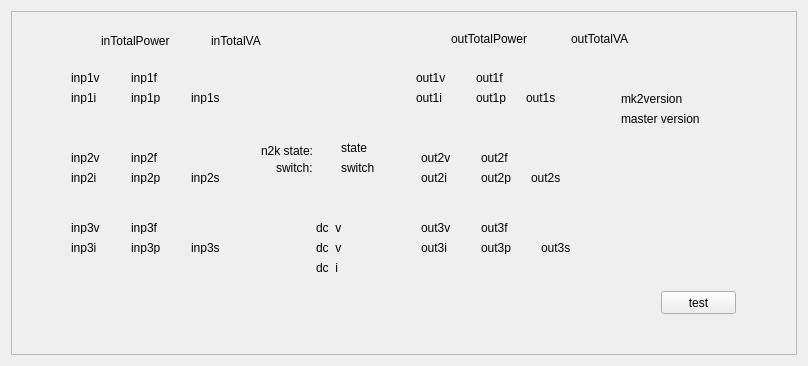
<?xml version="1.0" encoding="UTF-8"?>
<ui version="4.0">
 <class>VebusWnd</class>
 <widget class="QWidget" name="VebusWnd">
  <property name="geometry">
   <rect>
    <x>0</x>
    <y>0</y>
    <width>808</width>
    <height>366</height>
   </rect>
  </property>
  <property name="sizePolicy">
   <sizepolicy hsizetype="Fixed" vsizetype="Preferred">
    <horstretch>0</horstretch>
    <verstretch>0</verstretch>
   </sizepolicy>
  </property>
  <property name="minimumSize">
   <size>
    <width>600</width>
    <height>0</height>
   </size>
  </property>
  <property name="windowTitle">
   <string>Form</string>
  </property>
  <layout class="QVBoxLayout" name="verticalLayout">
   <item>
    <widget class="QFrame" name="frame">
     <property name="sizePolicy">
      <sizepolicy hsizetype="Preferred" vsizetype="Preferred">
       <horstretch>0</horstretch>
       <verstretch>0</verstretch>
      </sizepolicy>
     </property>
     <property name="minimumSize">
      <size>
       <width>0</width>
       <height>0</height>
      </size>
     </property>
     <property name="styleSheet">
      <string notr="true"/>
     </property>
     <property name="frameShape">
      <enum>QFrame::StyledPanel</enum>
     </property>
     <property name="frameShadow">
      <enum>QFrame::Raised</enum>
     </property>
     <widget class="VLabel" name="label_16">
      <property name="geometry">
       <rect>
        <x>405</x>
        <y>60</y>
        <width>55</width>
        <height>13</height>
       </rect>
      </property>
      <property name="text">
       <string>out1v</string>
      </property>
      <property name="busid" stdset="0">
       <string>/Ac/Out/L1/V</string>
      </property>
     </widget>
     <widget class="VLabel" name="label_19">
      <property name="geometry">
       <rect>
        <x>470</x>
        <y>160</y>
        <width>55</width>
        <height>13</height>
       </rect>
      </property>
      <property name="text">
       <string>out2p</string>
      </property>
      <property name="busid" stdset="0">
       <string>/Ac/Out/L2/P</string>
      </property>
     </widget>
     <widget class="VLabel" name="label_9">
      <property name="geometry">
       <rect>
        <x>60</x>
        <y>230</y>
        <width>55</width>
        <height>13</height>
       </rect>
      </property>
      <property name="text">
       <string>inp3i</string>
      </property>
      <property name="busid" stdset="0">
       <string>/Ac/ActiveIn/L3/I</string>
      </property>
     </widget>
     <widget class="VLabel" name="label_25">
      <property name="geometry">
       <rect>
        <x>305</x>
        <y>230</y>
        <width>55</width>
        <height>13</height>
       </rect>
      </property>
      <property name="text">
       <string>dc_v</string>
      </property>
      <property name="busid" stdset="0">
       <string>/Dc/V</string>
      </property>
     </widget>
     <widget class="VLabel" name="label_11">
      <property name="geometry">
       <rect>
        <x>120</x>
        <y>230</y>
        <width>55</width>
        <height>13</height>
       </rect>
      </property>
      <property name="text">
       <string>inp3p</string>
      </property>
      <property name="busid" stdset="0">
       <string>/Ac/ActiveIn/L3/P</string>
      </property>
     </widget>
     <widget class="VLabel" name="label_15">
      <property name="geometry">
       <rect>
        <x>470</x>
        <y>210</y>
        <width>55</width>
        <height>13</height>
       </rect>
      </property>
      <property name="text">
       <string>out3f</string>
      </property>
      <property name="busid" stdset="0">
       <string>/Ac/Out/L3/F</string>
      </property>
     </widget>
     <widget class="VLabel" name="label_20">
      <property name="geometry">
       <rect>
        <x>465</x>
        <y>60</y>
        <width>55</width>
        <height>13</height>
       </rect>
      </property>
      <property name="text">
       <string>out1f</string>
      </property>
      <property name="busid" stdset="0">
       <string>/Ac/Out/L1/F</string>
      </property>
     </widget>
     <widget class="VLabel" name="label_23">
      <property name="geometry">
       <rect>
        <x>465</x>
        <y>80</y>
        <width>55</width>
        <height>13</height>
       </rect>
      </property>
      <property name="text">
       <string>out1p</string>
      </property>
      <property name="busid" stdset="0">
       <string>/Ac/Out/L1/P</string>
      </property>
     </widget>
     <widget class="VLabel" name="label_17">
      <property name="geometry">
       <rect>
        <x>410</x>
        <y>210</y>
        <width>55</width>
        <height>13</height>
       </rect>
      </property>
      <property name="text">
       <string>out3v</string>
      </property>
      <property name="busid" stdset="0">
       <string>/Ac/Out/L3/V</string>
      </property>
     </widget>
     <widget class="VLabel" name="label_2">
      <property name="geometry">
       <rect>
        <x>60</x>
        <y>80</y>
        <width>55</width>
        <height>13</height>
       </rect>
      </property>
      <property name="text">
       <string>inp1i</string>
      </property>
      <property name="busid" stdset="0">
       <string>/Ac/ActiveIn/L1/I</string>
      </property>
     </widget>
     <widget class="VLabel" name="label">
      <property name="geometry">
       <rect>
        <x>60</x>
        <y>60</y>
        <width>55</width>
        <height>13</height>
       </rect>
      </property>
      <property name="text">
       <string>inp1v</string>
      </property>
      <property name="busid" stdset="0">
       <string>/Ac/ActiveIn/L1/V</string>
      </property>
     </widget>
     <widget class="VLabel" name="label_22">
      <property name="geometry">
       <rect>
        <x>470</x>
        <y>230</y>
        <width>55</width>
        <height>13</height>
       </rect>
      </property>
      <property name="text">
       <string>out3p</string>
      </property>
      <property name="busid" stdset="0">
       <string>/Ac/Out/L3/P</string>
      </property>
     </widget>
     <widget class="VLabel" name="label_7">
      <property name="geometry">
       <rect>
        <x>120</x>
        <y>140</y>
        <width>55</width>
        <height>13</height>
       </rect>
      </property>
      <property name="text">
       <string>inp2f</string>
      </property>
      <property name="busid" stdset="0">
       <string>/Ac/ActiveIn/L2/F</string>
      </property>
     </widget>
     <widget class="VLabel" name="label_13">
      <property name="geometry">
       <rect>
        <x>405</x>
        <y>80</y>
        <width>55</width>
        <height>13</height>
       </rect>
      </property>
      <property name="text">
       <string>out1i</string>
      </property>
      <property name="busid" stdset="0">
       <string>/Ac/Out/L1/I</string>
      </property>
     </widget>
     <widget class="VLabel" name="label_12">
      <property name="geometry">
       <rect>
        <x>120</x>
        <y>210</y>
        <width>55</width>
        <height>13</height>
       </rect>
      </property>
      <property name="text">
       <string>inp3f</string>
      </property>
      <property name="busid" stdset="0">
       <string>/Ac/ActiveIn/L3/F</string>
      </property>
     </widget>
     <widget class="VLabel" name="label_18">
      <property name="geometry">
       <rect>
        <x>410</x>
        <y>140</y>
        <width>55</width>
        <height>13</height>
       </rect>
      </property>
      <property name="text">
       <string>out2v</string>
      </property>
      <property name="busid" stdset="0">
       <string>/Ac/Out/L2/V</string>
      </property>
     </widget>
     <widget class="VLabel" name="label_8">
      <property name="geometry">
       <rect>
        <x>120</x>
        <y>160</y>
        <width>55</width>
        <height>13</height>
       </rect>
      </property>
      <property name="text">
       <string>inp2p</string>
      </property>
      <property name="busid" stdset="0">
       <string>/Ac/ActiveIn/L2/P</string>
      </property>
     </widget>
     <widget class="VLabel" name="label_24">
      <property name="geometry">
       <rect>
        <x>470</x>
        <y>140</y>
        <width>55</width>
        <height>13</height>
       </rect>
      </property>
      <property name="text">
       <string>out2f</string>
      </property>
      <property name="busid" stdset="0">
       <string>/Ac/Out/L2/F</string>
      </property>
     </widget>
     <widget class="VLabel" name="label_26">
      <property name="geometry">
       <rect>
        <x>305</x>
        <y>250</y>
        <width>55</width>
        <height>13</height>
       </rect>
      </property>
      <property name="text">
       <string>dc_i</string>
      </property>
      <property name="busid" stdset="0">
       <string>/Dc/I</string>
      </property>
     </widget>
     <widget class="VLabel" name="label_6">
      <property name="geometry">
       <rect>
        <x>60</x>
        <y>140</y>
        <width>55</width>
        <height>13</height>
       </rect>
      </property>
      <property name="text">
       <string>inp2v</string>
      </property>
      <property name="busid" stdset="0">
       <string>/Ac/ActiveIn/L2/V</string>
      </property>
     </widget>
     <widget class="VLabel" name="label_10">
      <property name="geometry">
       <rect>
        <x>60</x>
        <y>210</y>
        <width>55</width>
        <height>13</height>
       </rect>
      </property>
      <property name="text">
       <string>inp3v</string>
      </property>
      <property name="busid" stdset="0">
       <string>/Ac/ActiveIn/L3/V</string>
      </property>
     </widget>
     <widget class="VLabel" name="label_5">
      <property name="geometry">
       <rect>
        <x>60</x>
        <y>160</y>
        <width>55</width>
        <height>13</height>
       </rect>
      </property>
      <property name="text">
       <string>inp2i</string>
      </property>
      <property name="busid" stdset="0">
       <string>/Ac/ActiveIn/L2/I</string>
      </property>
     </widget>
     <widget class="VLabel" name="label_21">
      <property name="geometry">
       <rect>
        <x>410</x>
        <y>230</y>
        <width>55</width>
        <height>13</height>
       </rect>
      </property>
      <property name="text">
       <string>out3i</string>
      </property>
      <property name="busid" stdset="0">
       <string>/Ac/Out/L3/I</string>
      </property>
     </widget>
     <widget class="VLabel" name="label_3">
      <property name="geometry">
       <rect>
        <x>120</x>
        <y>60</y>
        <width>55</width>
        <height>13</height>
       </rect>
      </property>
      <property name="text">
       <string>inp1f</string>
      </property>
      <property name="busid" stdset="0">
       <string>/Ac/ActiveIn/L1/F</string>
      </property>
     </widget>
     <widget class="VLabel" name="label_4">
      <property name="geometry">
       <rect>
        <x>120</x>
        <y>80</y>
        <width>55</width>
        <height>13</height>
       </rect>
      </property>
      <property name="text">
       <string>inp1p</string>
      </property>
      <property name="busid" stdset="0">
       <string>/Ac/ActiveIn/L1/P</string>
      </property>
     </widget>
     <widget class="VLabel" name="label_29">
      <property name="geometry">
       <rect>
        <x>330</x>
        <y>130</y>
        <width>55</width>
        <height>13</height>
       </rect>
      </property>
      <property name="midLineWidth">
       <number>2</number>
      </property>
      <property name="text">
       <string>state</string>
      </property>
      <property name="busid" stdset="0">
       <string>/State</string>
      </property>
     </widget>
     <widget class="VLabel" name="label_14">
      <property name="geometry">
       <rect>
        <x>410</x>
        <y>160</y>
        <width>55</width>
        <height>13</height>
       </rect>
      </property>
      <property name="text">
       <string>out2i</string>
      </property>
      <property name="busid" stdset="0">
       <string>/Ac/Out/L2/I</string>
      </property>
     </widget>
     <widget class="QLabel" name="label_27">
      <property name="geometry">
       <rect>
        <x>250</x>
        <y>130</y>
        <width>61</width>
        <height>20</height>
       </rect>
      </property>
      <property name="text">
       <string>n2k state:</string>
      </property>
     </widget>
     <widget class="QLabel" name="label_28">
      <property name="geometry">
       <rect>
        <x>265</x>
        <y>150</y>
        <width>46</width>
        <height>13</height>
       </rect>
      </property>
      <property name="text">
       <string>switch:</string>
      </property>
     </widget>
     <widget class="VLabel" name="label_30">
      <property name="geometry">
       <rect>
        <x>330</x>
        <y>150</y>
        <width>55</width>
        <height>13</height>
       </rect>
      </property>
      <property name="midLineWidth">
       <number>2</number>
      </property>
      <property name="text">
       <string>switch</string>
      </property>
      <property name="busid" stdset="0">
       <string>/Mode</string>
      </property>
     </widget>
     <widget class="QPushButton" name="pushButton">
      <property name="geometry">
       <rect>
        <x>650</x>
        <y>280</y>
        <width>75</width>
        <height>23</height>
       </rect>
      </property>
      <property name="text">
       <string>test</string>
      </property>
     </widget>
     <widget class="VLabel" name="label_31">
      <property name="geometry">
       <rect>
        <x>180</x>
        <y>80</y>
        <width>55</width>
        <height>13</height>
       </rect>
      </property>
      <property name="text">
       <string>inp1s</string>
      </property>
      <property name="busid" stdset="0">
       <string>/Ac/ActiveIn/L1/S</string>
      </property>
     </widget>
     <widget class="VLabel" name="label_32">
      <property name="geometry">
       <rect>
        <x>180</x>
        <y>160</y>
        <width>55</width>
        <height>13</height>
       </rect>
      </property>
      <property name="text">
       <string>inp2s</string>
      </property>
      <property name="busid" stdset="0">
       <string>/Ac/ActiveIn/L2/S</string>
      </property>
     </widget>
     <widget class="VLabel" name="label_33">
      <property name="geometry">
       <rect>
        <x>180</x>
        <y>230</y>
        <width>55</width>
        <height>13</height>
       </rect>
      </property>
      <property name="text">
       <string>inp3s</string>
      </property>
      <property name="busid" stdset="0">
       <string>/Ac/ActiveIn/L3/S</string>
      </property>
     </widget>
     <widget class="VLabel" name="label_34">
      <property name="geometry">
       <rect>
        <x>515</x>
        <y>80</y>
        <width>55</width>
        <height>13</height>
       </rect>
      </property>
      <property name="text">
       <string>out1s</string>
      </property>
      <property name="busid" stdset="0">
       <string>/Ac/Out/L1/S</string>
      </property>
     </widget>
     <widget class="VLabel" name="label_35">
      <property name="geometry">
       <rect>
        <x>520</x>
        <y>160</y>
        <width>55</width>
        <height>13</height>
       </rect>
      </property>
      <property name="text">
       <string>out2s</string>
      </property>
      <property name="busid" stdset="0">
       <string>/Ac/Out/L2/S</string>
      </property>
     </widget>
     <widget class="VLabel" name="label_36">
      <property name="geometry">
       <rect>
        <x>530</x>
        <y>230</y>
        <width>55</width>
        <height>13</height>
       </rect>
      </property>
      <property name="text">
       <string>out3s</string>
      </property>
      <property name="busid" stdset="0">
       <string>/Ac/Out/L3/S</string>
      </property>
     </widget>
     <widget class="VLabel" name="label_37">
      <property name="geometry">
       <rect>
        <x>305</x>
        <y>210</y>
        <width>55</width>
        <height>13</height>
       </rect>
      </property>
      <property name="text">
       <string>dc_v</string>
      </property>
      <property name="busid" stdset="0">
       <string>/Dc/P</string>
      </property>
     </widget>
     <widget class="VLabel" name="label_38">
      <property name="geometry">
       <rect>
        <x>610</x>
        <y>80</y>
        <width>81</width>
        <height>16</height>
       </rect>
      </property>
      <property name="text">
       <string>mk2version</string>
      </property>
      <property name="busid" stdset="0">
       <string>/Interfaces/Mk2/Version</string>
      </property>
     </widget>
     <widget class="VLabel" name="label_39">
      <property name="geometry">
       <rect>
        <x>610</x>
        <y>100</y>
        <width>101</width>
        <height>16</height>
       </rect>
      </property>
      <property name="text">
       <string>master version</string>
      </property>
      <property name="busid" stdset="0">
       <string>/Devices/0/Version</string>
      </property>
     </widget>
     <widget class="VLabel" name="label_40">
      <property name="geometry">
       <rect>
        <x>90</x>
        <y>20</y>
        <width>91</width>
        <height>20</height>
       </rect>
      </property>
      <property name="text">
       <string>inTotalPower</string>
      </property>
      <property name="busid" stdset="0">
       <string>/Ac/ActiveIn/P</string>
      </property>
     </widget>
     <widget class="VLabel" name="label_41">
      <property name="geometry">
       <rect>
        <x>440</x>
        <y>20</y>
        <width>111</width>
        <height>16</height>
       </rect>
      </property>
      <property name="text">
       <string>outTotalPower</string>
      </property>
      <property name="busid" stdset="0">
       <string>/Ac/Out/P</string>
      </property>
     </widget>
     <widget class="VLabel" name="label_42">
      <property name="geometry">
       <rect>
        <x>200</x>
        <y>20</y>
        <width>91</width>
        <height>20</height>
       </rect>
      </property>
      <property name="text">
       <string>inTotalVA</string>
      </property>
      <property name="busid" stdset="0">
       <string>/Ac/ActiveIn/S</string>
      </property>
     </widget>
     <widget class="VLabel" name="label_43">
      <property name="geometry">
       <rect>
        <x>560</x>
        <y>20</y>
        <width>111</width>
        <height>16</height>
       </rect>
      </property>
      <property name="text">
       <string>outTotalVA</string>
      </property>
      <property name="busid" stdset="0">
       <string>/Ac/Out/S</string>
      </property>
     </widget>
    </widget>
   </item>
  </layout>
 </widget>
 <customwidgets>
  <customwidget>
   <class>VLabel</class>
   <extends>QLabel</extends>
   <header>vlabel.h</header>
  </customwidget>
 </customwidgets>
 <resources/>
 <connections/>
</ui>
